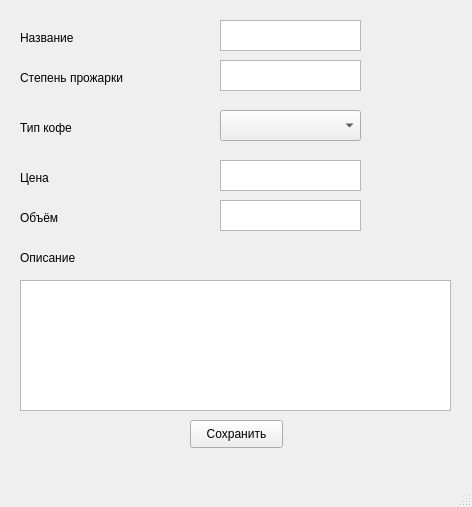
<?xml version="1.0" encoding="UTF-8"?>
<ui version="4.0">
 <class>MainWindow</class>
 <widget class="QMainWindow" name="MainWindow">
  <property name="geometry">
   <rect>
    <x>0</x>
    <y>0</y>
    <width>472</width>
    <height>507</height>
   </rect>
  </property>
  <property name="windowTitle">
   <string>MainWindow</string>
  </property>
  <widget class="QWidget" name="centralwidget">
   <widget class="QPlainTextEdit" name="plainTextEdit">
    <property name="geometry">
     <rect>
      <x>220</x>
      <y>20</y>
      <width>141</width>
      <height>31</height>
     </rect>
    </property>
   </widget>
   <widget class="QPlainTextEdit" name="plainTextEdit_2">
    <property name="geometry">
     <rect>
      <x>220</x>
      <y>60</y>
      <width>141</width>
      <height>31</height>
     </rect>
    </property>
   </widget>
   <widget class="QLabel" name="label">
    <property name="geometry">
     <rect>
      <x>20</x>
      <y>30</y>
      <width>61</width>
      <height>16</height>
     </rect>
    </property>
    <property name="text">
     <string>Название</string>
    </property>
   </widget>
   <widget class="QLabel" name="label_2">
    <property name="geometry">
     <rect>
      <x>20</x>
      <y>70</y>
      <width>121</width>
      <height>16</height>
     </rect>
    </property>
    <property name="text">
     <string>Степень прожарки</string>
    </property>
   </widget>
   <widget class="QLabel" name="label_3">
    <property name="geometry">
     <rect>
      <x>20</x>
      <y>120</y>
      <width>71</width>
      <height>16</height>
     </rect>
    </property>
    <property name="text">
     <string>Тип кофе</string>
    </property>
   </widget>
   <widget class="QComboBox" name="comboBox">
    <property name="geometry">
     <rect>
      <x>220</x>
      <y>110</y>
      <width>141</width>
      <height>31</height>
     </rect>
    </property>
   </widget>
   <widget class="QLabel" name="label_4">
    <property name="geometry">
     <rect>
      <x>20</x>
      <y>170</y>
      <width>55</width>
      <height>16</height>
     </rect>
    </property>
    <property name="text">
     <string>Цена</string>
    </property>
   </widget>
   <widget class="QPlainTextEdit" name="plainTextEdit_3">
    <property name="geometry">
     <rect>
      <x>220</x>
      <y>160</y>
      <width>141</width>
      <height>31</height>
     </rect>
    </property>
   </widget>
   <widget class="QPlainTextEdit" name="plainTextEdit_4">
    <property name="geometry">
     <rect>
      <x>220</x>
      <y>200</y>
      <width>141</width>
      <height>31</height>
     </rect>
    </property>
   </widget>
   <widget class="QLabel" name="label_5">
    <property name="geometry">
     <rect>
      <x>20</x>
      <y>210</y>
      <width>55</width>
      <height>16</height>
     </rect>
    </property>
    <property name="text">
     <string>Объём</string>
    </property>
   </widget>
   <widget class="QLabel" name="label_6">
    <property name="geometry">
     <rect>
      <x>20</x>
      <y>250</y>
      <width>61</width>
      <height>16</height>
     </rect>
    </property>
    <property name="text">
     <string>Описание</string>
    </property>
   </widget>
   <widget class="QPlainTextEdit" name="plainTextEdit_5">
    <property name="geometry">
     <rect>
      <x>20</x>
      <y>280</y>
      <width>431</width>
      <height>131</height>
     </rect>
    </property>
   </widget>
   <widget class="QPushButton" name="pushButton">
    <property name="geometry">
     <rect>
      <x>190</x>
      <y>420</y>
      <width>93</width>
      <height>28</height>
     </rect>
    </property>
    <property name="text">
     <string>Сохранить</string>
    </property>
   </widget>
  </widget>
  <widget class="QMenuBar" name="menubar">
   <property name="geometry">
    <rect>
     <x>0</x>
     <y>0</y>
     <width>472</width>
     <height>26</height>
    </rect>
   </property>
  </widget>
  <widget class="QStatusBar" name="statusbar"/>
 </widget>
 <resources/>
 <connections/>
</ui>
